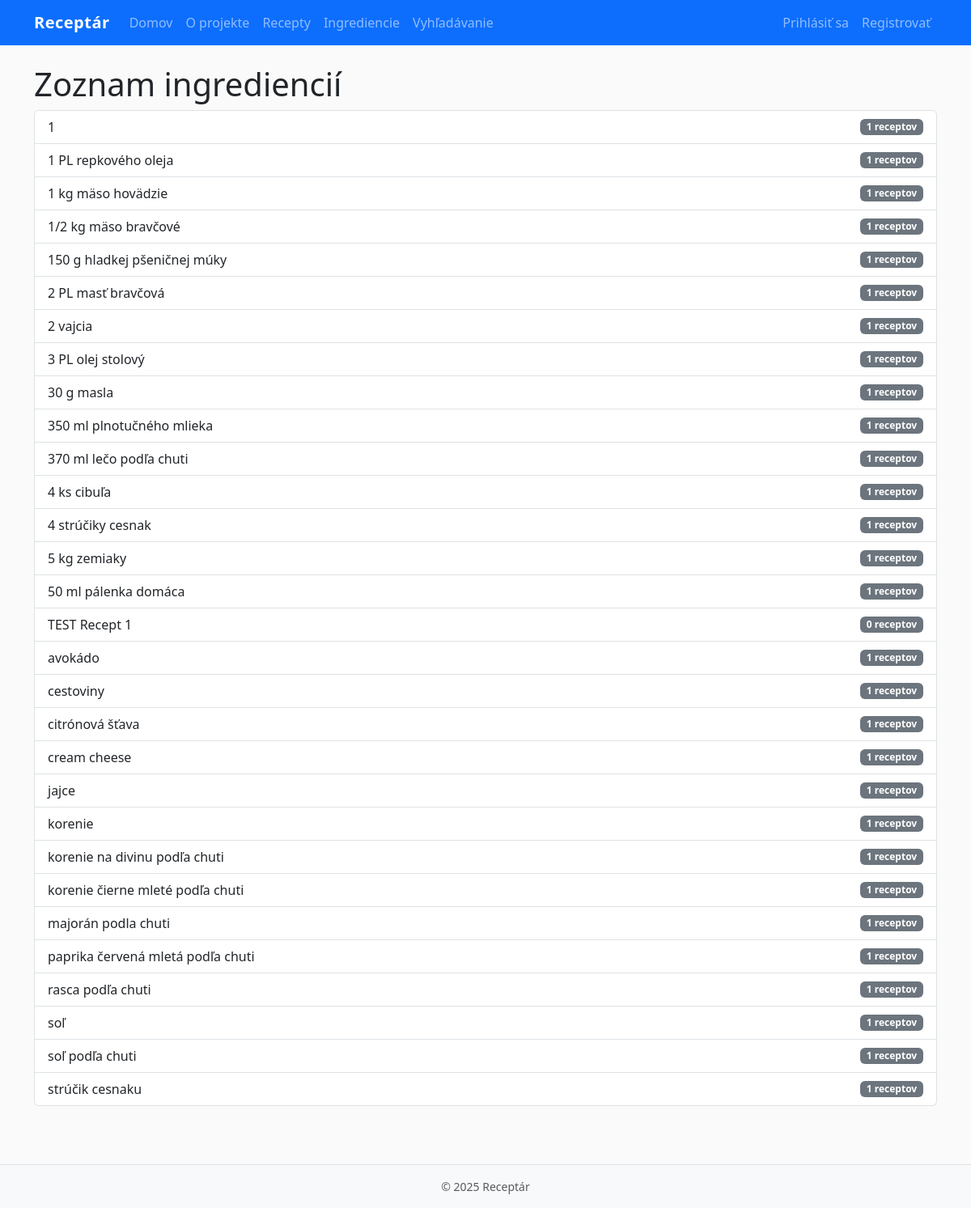
/recipes/ingredients/, run on the app's committed database.
### recipes/models.py (models this page shows, shortened)
class Ingredient(models.Model):
    name = models.CharField(max_length=120, unique=True)
    class Meta:
        ordering = ["name"]

### recipes/views.py (the view)
# urls.py: path("ingredients/", IngredientListView.as_view(), name="ingredients"),
class IngredientListView(ListView):
    model = Ingredient
    template_name = "recipes/ingredient_list.html"
    context_object_name = "ingredients"
    paginate_by = 30

### templates/recipes/ingredient_list.html (shortened to what this page needs)
{% extends "base.html" %}
{% block content %}
<h1>Zoznam ingrediencií</h1>
<ul class="list-group">
  {% for i in ingredients %}
    <li class="list-group-item d-flex justify-content-between align-items-center">
      {{ i.name }}
      <span class="badge text-bg-secondary">{{ i.recipes.count }} receptov</span>
    </li>
  {% empty %}
    <li class="list-group-item">Žiadne ingrediencie</li>
  {% endfor %}
</ul>
{% endblock %}

### static/css/styles.css (style rules this page uses)
body { background-color: #fafafa; }

### data on the page
Ingredient: name "1", recipes.count "1"
Ingredient: name "1 PL repkového oleja", recipes.count "1"
Ingredient: name "1 kg mäso hovädzie", recipes.count "1"
Ingredient: name "1/2 kg mäso bravčové", recipes.count "1"
Ingredient: name "150 g hladkej pšeničnej múky", recipes.count "1"
Ingredient: name "2 PL masť bravčová", recipes.count "1"
Ingredient: name "2 vajcia", recipes.count "1"
Ingredient: name "3 PL olej stolový", recipes.count "1"
Ingredient: name "30 g masla", recipes.count "1"
Ingredient: name "350 ml plnotučného mlieka", recipes.count "1"
Ingredient: name "370 ml lečo podľa chuti", recipes.count "1"
Ingredient: name "4 ks cibuľa", recipes.count "1"
Ingredient: name "4 strúčiky cesnak", recipes.count "1"
Ingredient: name "5 kg zemiaky", recipes.count "1"
Ingredient: name "50 ml pálenka domáca", recipes.count "1"
Ingredient: name "TEST Recept 1", recipes.count "0"
Ingredient: name "avokádo", recipes.count "1"
Ingredient: name "cestoviny", recipes.count "1"
Ingredient: name "citrónová šťava", recipes.count "1"
Ingredient: name "cream cheese", recipes.count "1"
Ingredient: name "jajce", recipes.count "1"
Ingredient: name "korenie", recipes.count "1"
Ingredient: name "korenie na divinu podľa chuti", recipes.count "1"
Ingredient: name "korenie čierne mleté podľa chuti", recipes.count "1"
Ingredient: name "majorán podla chuti", recipes.count "1"
Ingredient: name "paprika červená mletá podľa chuti", recipes.count "1"
Ingredient: name "rasca podľa chuti", recipes.count "1"
Ingredient: name "soľ", recipes.count "1"
Ingredient: name "soľ podľa chuti", recipes.count "1"
Ingredient: name "strúčik cesnaku", recipes.count "1"
